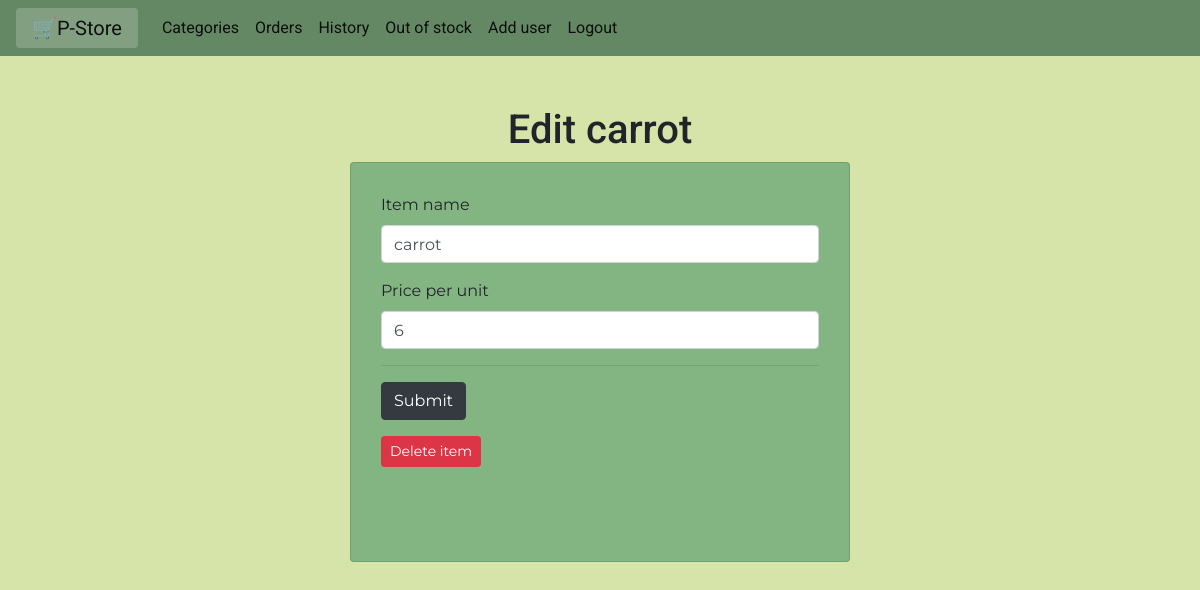
Screenshot of /1/1/item_edit (signed in) with the database file from the repository.
### tables this page shows
CREATE TABLE Items (
    id INTEGER PRIMARY KEY AUTOINCREMENT,
    name varchar(20) not null,
    weight integer not null,
    price_per_unit int not null,
    c_id INTEGER not null,
    FOREIGN KEY (c_id) REFERENCES Categories(c_id)
);

### app.py (the view, shortened to what this page needs)
@app.route("/<int:c_id>/<int:id>/item_edit", methods=("GET", "POST"))
@login_required
def item_edit(c_id, id):
    if not current_user.is_admin:
        abort(403)
    item = get_item(id)
    return render_template("item_edit.html", item=item)

### app.py (called while the page is built)
def get_db_connection():
    conn = sqlite3.connect("database.db")
    conn.row_factory = sqlite3.Row
    return conn

def get_item(item_id):
    conn = get_db_connection()
    item = conn.execute("SELECT * FROM Items WHERE id = ?", (item_id,)).fetchone()
    conn.close()
    if item is None:
        abort(404)
    return item

@login_manager.user_loader
def load_user(user_id):
    conn = get_db_connection()
    user_data = conn.execute(
        "SELECT * FROM Admin WHERE a_id = ?", (user_id,)
    ).fetchone()
    if user_data:
        return Admin(user_data["a_id"], user_data["username"])
    user_data = conn.execute("SELECT * FROM User WHERE u_id = ?", (user_id,)).fetchone()
    if user_data:
        return AppUser(user_data["u_id"], user_data["u_username"])
    return None

### templates/item_edit.html (shortened to what this page needs)
{% extends 'base2.html' %}
{% block content %}
<h1 style="margin-top:50px; font-family:roboto; text-align:center;">Edit {{ item['name'] }}</h1>
<div class="card card_create" style="width:500px; height:400px;  margin: auto; background-color:#83B582">
  <div class="container" style="padding:30px;">
     <form method="post">
        <div class="form-group">
          <label for="item_name">Item name</label>
          <input type="text" name="item_name" placeholder="item name" class="form-control" value="{{ item['name'] }}"></input>
        </div>
        <div class="form-group">
          <label for="price_per_unit">Price per unit</label>
          <input type="number" class="form-control" name="price_per_unit" placeholder="price per unit" pattern="[0-9]+" value="{{ item['price_per_unit'] }}"></input>
        </div>
        <hr>
        <div class="form-group">
            <button type="submit" class="btn btn-dark">Submit</button>
        </div>
      </form>
<form  action="{{ url_for('delete', c_id=item['c_id'], id=item['id']) }}" method="POST">
    <input type="submit" value="Delete item"
            class="btn btn-danger btn-sm"
            onclick="return confirm('Are you sure you want to delete this item?')">
</form>
</div>
</div>
{% endblock %}

### templates/item_edit.html (style rules this page uses)
body { background-color:#D6E4AA; font-family:montserrat; }

### rows the page displays
Items: name "carrot", item_name "carrot", price_per_unit "6"
